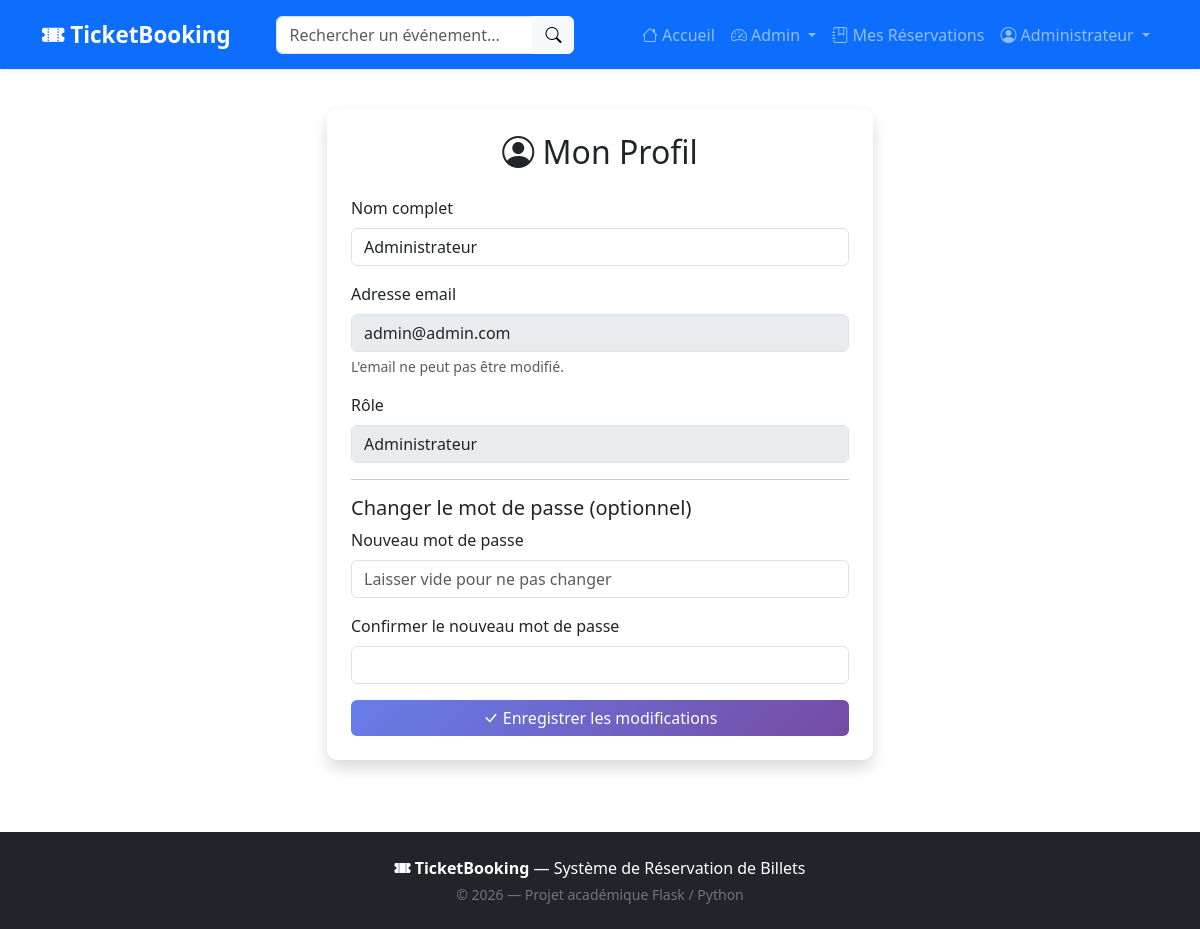
Screenshot of /profile (signed in) with the database file from the repository.
### app/models/user.py (models this page shows, shortened)
class User(db.Model, UserMixin):
    __tablename__ = 'users'
    id = db.Column(db.Integer, primary_key=True)
    nom = db.Column(db.String(100), nullable=False)
    email = db.Column(db.String(120), unique=True, nullable=False)
    password = db.Column(db.String(200), nullable=False)
    role = db.Column(db.String(20), nullable=False, default='user')
    bookings = db.relationship('Booking', backref='user', lazy=True, cascade='all, delete-orphan')
    def is_admin(self):
        return self.role == 'admin'

### app/routes/auth_routes.py (the view, shortened to what this page needs)
@auth_bp.route('/profile', methods=['GET', 'POST'])
@login_required
def profile():
    return render_template('profile.html')

### app/models/user.py (called while the page is built)
@login_manager.user_loader
def load_user(user_id):
    return User.query.get(int(user_id))

### app/templates/profile.html (shortened to what this page needs)
{% extends "base.html" %}
{% block content %}
<div class="row justify-content-center">
    <div class="col-md-6">
        <div class="card shadow">
            <div class="card-body p-4">
                <h2 class="text-center mb-4">
                    <i class="bi bi-person-circle"></i> Mon Profil
                </h2>
                <form method="POST" action="{{ url_for('auth.profile') }}">
                    <div class="mb-3">
                        <label for="nom" class="form-label">Nom complet</label>
                        <input type="text" class="form-control" id="nom" name="nom"
                               value="{{ current_user.nom }}" required>
                    </div>
                    <div class="mb-3">
                        <label for="email" class="form-label">Adresse email</label>
                        <input type="email" class="form-control" id="email"
                               value="{{ current_user.email }}" disabled>
                        <div class="form-text">L'email ne peut pas être modifié.</div>
                    </div>
                    <div class="mb-3">
                        <label class="form-label">Rôle</label>
                        <input type="text" class="form-control"
                               value="{{ 'Administrateur' if current_user.is_admin() else 'Utilisateur' }}"
                               disabled>
                    </div>
                    <hr>
                    <h5>Changer le mot de passe (optionnel)</h5>
                    <div class="mb-3">
                        <label for="new_password" class="form-label">Nouveau mot de passe</label>
                        <input type="password" class="form-control" id="new_password"
                               name="new_password" placeholder="Laisser vide pour ne pas changer">
                    </div>
                    <div class="mb-3">
                        <label for="confirm_password" class="form-label">Confirmer le nouveau mot de passe</label>
                        <input type="password" class="form-control" id="confirm_password"
                               name="confirm_password">
                    </div>
                    <button type="submit" class="btn btn-primary w-100">
                        <i class="bi bi-check-lg"></i> Enregistrer les modifications
                    </button>
                </form>
            </div>
        </div>
    </div>
</div>
{% endblock %}

### app/templates/base.html (shortened to what this page needs)
<!DOCTYPE html>
<html lang="fr">
<head>
    <link href="https://cdn.jsdelivr.net/npm/bootstrap@5.3.2/dist/css/bootstrap.min.css"
          rel="stylesheet">
    <link href="https://cdn.jsdelivr.net/npm/bootstrap-icons@1.11.1/font/bootstrap-icons.css"
          rel="stylesheet">
    <link href="{{ url_for('static', filename='css/style.css') }}" rel="stylesheet">
</head>
<body>
    <nav class="navbar navbar-expand-lg navbar-dark bg-primary shadow-sm">
        <div class="container">
            <a class="navbar-brand fw-bold" href="{{ url_for('event.index') }}">
                <i class="bi bi-ticket-perforated-fill"></i> TicketBooking
            </a>
            <div class="collapse navbar-collapse" id="navbarNav">
                <form class="d-flex mx-auto my-2 my-lg-0"
                      action="{{ url_for('event.search') }}"
                      method="GET">
                    <div class="input-group">
                        <input type="text"
                               class="form-control"
                               name="q"
                               placeholder="Rechercher un événement..."
                               value="{{ request.args.get('q', '') }}">
                        <button class="btn btn-light" type="submit">
                            <i class="bi bi-search"></i>
                        </button>
                    </div>
                </form>
                <ul class="navbar-nav ms-auto">
                    <li class="nav-item">
                        <a class="nav-link" href="{{ url_for('event.index') }}">
                            <i class="bi bi-house"></i> Accueil
                        </a>
                    </li>
                    {% if current_user.is_authenticated %}
                        {% if current_user.is_authenticated and current_user.is_admin() %}
                            <li class="nav-item dropdown">
                                <a class="nav-link dropdown-toggle"
                                   href="#"
                                   role="button"
                                   data-bs-toggle="dropdown"
                                   aria-expanded="false">
                                    <i class="bi bi-speedometer2"></i> Admin
                                </a>
                            </li>
                        {% endif %}
                        <li class="nav-item">
                            <a class="nav-link" href="{{ url_for('booking.my_bookings') }}">
                                <i class="bi bi-journal-bookmark"></i> Mes Réservations
                            </a>
                        </li>
                        <li class="nav-item dropdown">
                            <a class="nav-link dropdown-toggle"
                               href="#"
                               role="button"
                               data-bs-toggle="dropdown"
                               aria-expanded="false">
                                <i class="bi bi-person-circle"></i>
                                {{ current_user.nom }}
                            </a>
                        </li>
                    {% endif %}
                </ul>
            </div>
        </div>
    </nav>
    <main class="container my-4">
        {% block content %}{% endblock %}
    </main>
    <footer class="bg-dark text-white py-4 mt-5">
        <div class="container text-center">
            <p class="mb-1">
                <i class="bi bi-ticket-perforated-fill"></i>
                <strong>TicketBooking</strong>
                — Système de Réservation de Billets
            </p>
            <p class="mb-0 text-secondary small">
                &copy; 2026 — Projet académique Flask / Python
            </p>
        </div>
    </footer>
</body>
</html>

### app/static/css/style.css (style rules this page uses)
:root { --primary-gradient: linear-gradient(135deg, #667eea 0%, #764ba2 100%); --shadow-soft: 0 4px 15px rgba(0, 0, 0, 0.1); }
body { font-family: 'Segoe UI', Tahoma, Geneva, Verdana, sans-serif; background-color: #ffffff; min-height: 100vh; display: flex; flex-direction: column; }
main { flex: 1; }
.navbar { padding: 0.8rem 0; }
.navbar-brand { font-size: 1.4rem; }
.btn-primary { background: linear-gradient(135deg, #667eea, #764ba2); border: none; }
.card { border-radius: 10px; border: none; }
footer { margin-top: auto; }

### rows the page displays
User: nom "Administrateur", email "admin@admin.com", role "Administrateur"
